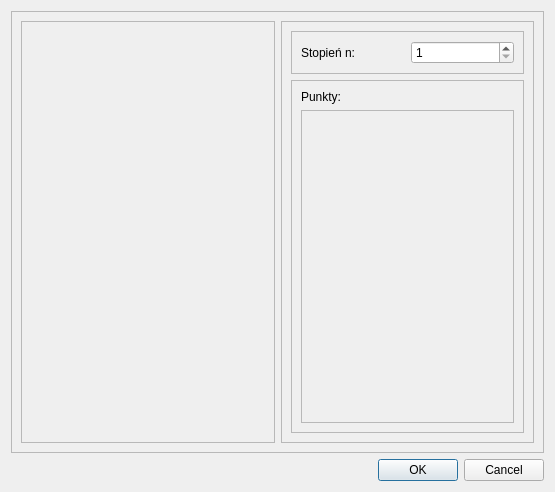
<?xml version="1.0" encoding="UTF-8"?>
<ui version="4.0">
 <class>BezierCurveDialog</class>
 <widget class="QDialog" name="BezierCurveDialog">
  <property name="geometry">
   <rect>
    <x>0</x>
    <y>0</y>
    <width>555</width>
    <height>492</height>
   </rect>
  </property>
  <property name="windowTitle">
   <string>Dialog</string>
  </property>
  <layout class="QVBoxLayout" name="verticalLayout">
   <item>
    <widget class="QFrame" name="frame">
     <property name="frameShape">
      <enum>QFrame::Shape::StyledPanel</enum>
     </property>
     <property name="frameShadow">
      <enum>QFrame::Shadow::Raised</enum>
     </property>
     <layout class="QHBoxLayout" name="horizontalLayout">
      <item>
       <widget class="QFrame" name="canvasFrame">
        <property name="frameShape">
         <enum>QFrame::Shape::StyledPanel</enum>
        </property>
        <property name="frameShadow">
         <enum>QFrame::Shadow::Raised</enum>
        </property>
        <layout class="QVBoxLayout" name="verticalLayout_4">
         <item>
          <widget class="BezierCanvasWidget" name="canvasPlaceholder" native="true"/>
         </item>
        </layout>
       </widget>
      </item>
      <item>
       <widget class="QFrame" name="dataFrame">
        <property name="frameShape">
         <enum>QFrame::Shape::StyledPanel</enum>
        </property>
        <property name="frameShadow">
         <enum>QFrame::Shadow::Raised</enum>
        </property>
        <layout class="QVBoxLayout" name="verticalLayout_2">
         <item>
          <widget class="QFrame" name="levelFrame">
           <property name="sizePolicy">
            <sizepolicy hsizetype="Preferred" vsizetype="Minimum">
             <horstretch>0</horstretch>
             <verstretch>0</verstretch>
            </sizepolicy>
           </property>
           <property name="frameShape">
            <enum>QFrame::Shape::StyledPanel</enum>
           </property>
           <property name="frameShadow">
            <enum>QFrame::Shadow::Raised</enum>
           </property>
           <layout class="QHBoxLayout" name="horizontalLayout_2">
            <item>
             <widget class="QLabel" name="levelLabel">
              <property name="sizePolicy">
               <sizepolicy hsizetype="Preferred" vsizetype="Preferred">
                <horstretch>0</horstretch>
                <verstretch>0</verstretch>
               </sizepolicy>
              </property>
              <property name="text">
               <string>Stopień n:</string>
              </property>
             </widget>
            </item>
            <item>
             <widget class="QSpinBox" name="levelSpinBox">
              <property name="minimum">
               <number>1</number>
              </property>
              <property name="maximum">
               <number>10</number>
              </property>
             </widget>
            </item>
           </layout>
          </widget>
         </item>
         <item>
          <widget class="QFrame" name="pointsFrame">
           <property name="sizePolicy">
            <sizepolicy hsizetype="Preferred" vsizetype="Expanding">
             <horstretch>0</horstretch>
             <verstretch>0</verstretch>
            </sizepolicy>
           </property>
           <property name="frameShape">
            <enum>QFrame::Shape::StyledPanel</enum>
           </property>
           <property name="frameShadow">
            <enum>QFrame::Shadow::Raised</enum>
           </property>
           <layout class="QVBoxLayout" name="verticalLayout_3">
            <item>
             <widget class="QLabel" name="pointsLabel">
              <property name="sizePolicy">
               <sizepolicy hsizetype="Preferred" vsizetype="Minimum">
                <horstretch>0</horstretch>
                <verstretch>0</verstretch>
               </sizepolicy>
              </property>
              <property name="text">
               <string>Punkty:</string>
              </property>
             </widget>
            </item>
            <item>
             <widget class="QFrame" name="drawedPointsFrame">
              <property name="sizePolicy">
               <sizepolicy hsizetype="Preferred" vsizetype="Expanding">
                <horstretch>0</horstretch>
                <verstretch>0</verstretch>
               </sizepolicy>
              </property>
              <property name="frameShape">
               <enum>QFrame::Shape::StyledPanel</enum>
              </property>
              <property name="frameShadow">
               <enum>QFrame::Shadow::Raised</enum>
              </property>
              <layout class="QGridLayout" name="gridLayout"/>
             </widget>
            </item>
           </layout>
          </widget>
         </item>
        </layout>
       </widget>
      </item>
     </layout>
    </widget>
   </item>
   <item>
    <widget class="QDialogButtonBox" name="buttonBox">
     <property name="orientation">
      <enum>Qt::Orientation::Horizontal</enum>
     </property>
     <property name="standardButtons">
      <set>QDialogButtonBox::StandardButton::Cancel|QDialogButtonBox::StandardButton::Ok</set>
     </property>
    </widget>
   </item>
  </layout>
 </widget>
 <customwidgets>
  <customwidget>
   <class>BezierCanvasWidget</class>
   <extends>QWidget</extends>
   <header>view.bezier_canvas_widget</header>
   <container>1</container>
  </customwidget>
 </customwidgets>
 <resources/>
 <connections>
  <connection>
   <sender>buttonBox</sender>
   <signal>accepted()</signal>
   <receiver>BezierCurveDialog</receiver>
   <slot>accept()</slot>
   <hints>
    <hint type="sourcelabel">
     <x>248</x>
     <y>254</y>
    </hint>
    <hint type="destinationlabel">
     <x>157</x>
     <y>274</y>
    </hint>
   </hints>
  </connection>
  <connection>
   <sender>buttonBox</sender>
   <signal>rejected()</signal>
   <receiver>BezierCurveDialog</receiver>
   <slot>reject()</slot>
   <hints>
    <hint type="sourcelabel">
     <x>316</x>
     <y>260</y>
    </hint>
    <hint type="destinationlabel">
     <x>286</x>
     <y>274</y>
    </hint>
   </hints>
  </connection>
 </connections>
</ui>
